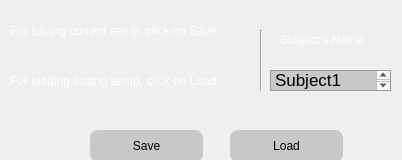
<?xml version="1.0" encoding="UTF-8"?>
<ui version="4.0">
 <class>SaveLoad</class>
 <widget class="QWidget" name="SaveLoad">
  <property name="geometry">
   <rect>
    <x>0</x>
    <y>0</y>
    <width>402</width>
    <height>160</height>
   </rect>
  </property>
  <property name="windowTitle">
   <string>Form</string>
  </property>
  <property name="styleSheet">
   <string notr="true"/>
  </property>
  <widget class="QWidget" name="widget" native="true">
   <property name="geometry">
    <rect>
     <x>0</x>
     <y>0</y>
     <width>401</width>
     <height>311</height>
    </rect>
   </property>
   <property name="font">
    <font>
     <family>Arial</family>
    </font>
   </property>
   <property name="styleSheet">
    <string notr="true">color:black;

QDoubleSpinBox
{
background-color: rgb(200, 200, 200);
color:black;
}
QDoubleSpinBox:hover {
  background-color:  rgb(166, 166, 166);
  color: white;
}
QListWidget
{
background-color: rgb(200, 200, 200);
color:black;
}
QListWidget:hover {
  background-color:  rgb(166, 166, 166);
  color: white;
}
QListView{
background-color:  rgb(255, 255, 255);
  color: white;
}

QComboBox{
background-color:  rgb(200, 200, 200);
color:black;
}
QComboBox:hover {
  background-color:  rgb(166, 166, 166);
  color: white;
}

QTextBrowser
{
background-color: black;
color:white;
border-radius: 5px;
}

QPushButton
{
background-color: rgb(200, 200, 200);
border-radius: 8px;
color:black;

}
QPushButton:hover {
  background-color:  rgb(166, 166, 166);
  color: white;

}


QSpinBox
{
background-color: rgb(200, 200, 200);

color:balck;
}
QSpinBox:hover {
  background-color:  rgb(166, 166, 166);
  color: white;

}



QLabel
{
color: white;
}


</string>
   </property>
   <widget class="QTextEdit" name="SubjectName">
    <property name="geometry">
     <rect>
      <x>270</x>
      <y>70</y>
      <width>121</width>
      <height>21</height>
     </rect>
    </property>
    <property name="font">
     <font>
      <family>Arial</family>
     </font>
    </property>
    <property name="styleSheet">
     <string notr="true">QTextEdit
{
background-color: rgb(200, 200, 200);

color:balck;
}
QTextEdit:hover {
  background-color:  rgb(166, 166, 166);
  color: white;

}</string>
    </property>
    <property name="html">
     <string>&lt;!DOCTYPE HTML PUBLIC &quot;-//W3C//DTD HTML 4.0//EN&quot; &quot;http://www.w3.org/TR/REC-html40/strict.dtd&quot;&gt;
&lt;html&gt;&lt;head&gt;&lt;meta name=&quot;qrichtext&quot; content=&quot;1&quot; /&gt;&lt;style type=&quot;text/css&quot;&gt;
p, li { white-space: pre-wrap; }
&lt;/style&gt;&lt;/head&gt;&lt;body style=&quot; font-family:'Arial'; font-size:13pt; font-weight:400; font-style:normal;&quot;&gt;
&lt;p style=&quot; margin-top:0px; margin-bottom:0px; margin-left:0px; margin-right:0px; -qt-block-indent:0; text-indent:0px;&quot;&gt;&lt;span style=&quot; font-family:'.AppleSystemUIFont';&quot;&gt;Subject1&lt;/span&gt;&lt;/p&gt;&lt;/body&gt;&lt;/html&gt;</string>
    </property>
   </widget>
   <widget class="Line" name="line">
    <property name="geometry">
     <rect>
      <x>260</x>
      <y>30</y>
      <width>3</width>
      <height>61</height>
     </rect>
    </property>
    <property name="font">
     <font>
      <family>Arial</family>
     </font>
    </property>
    <property name="orientation">
     <enum>Qt::Vertical</enum>
    </property>
   </widget>
   <widget class="QLabel" name="label">
    <property name="geometry">
     <rect>
      <x>10</x>
      <y>10</y>
      <width>241</width>
      <height>41</height>
     </rect>
    </property>
    <property name="font">
     <font>
      <family>Arial</family>
     </font>
    </property>
    <property name="text">
     <string>For saving current setup, click on Save</string>
    </property>
   </widget>
   <widget class="QLabel" name="ValveM6_3">
    <property name="geometry">
     <rect>
      <x>280</x>
      <y>30</y>
      <width>101</width>
      <height>20</height>
     </rect>
    </property>
    <property name="font">
     <font>
      <family>Arial</family>
     </font>
    </property>
    <property name="text">
     <string>Subject's Name</string>
    </property>
   </widget>
   <widget class="QPushButton" name="Load_windowButt">
    <property name="geometry">
     <rect>
      <x>230</x>
      <y>130</y>
      <width>113</width>
      <height>32</height>
     </rect>
    </property>
    <property name="font">
     <font>
      <family>Arial</family>
     </font>
    </property>
    <property name="text">
     <string>Load</string>
    </property>
   </widget>
   <widget class="QLabel" name="label_2">
    <property name="geometry">
     <rect>
      <x>10</x>
      <y>60</y>
      <width>241</width>
      <height>41</height>
     </rect>
    </property>
    <property name="font">
     <font>
      <family>Arial</family>
     </font>
    </property>
    <property name="text">
     <string>For loading sxiting setup, click on Load</string>
    </property>
   </widget>
   <widget class="QPushButton" name="Save_windowButt">
    <property name="geometry">
     <rect>
      <x>90</x>
      <y>130</y>
      <width>113</width>
      <height>32</height>
     </rect>
    </property>
    <property name="font">
     <font>
      <family>Arial</family>
     </font>
    </property>
    <property name="text">
     <string>Save</string>
    </property>
   </widget>
  </widget>
 </widget>
 <resources/>
 <connections/>
</ui>
